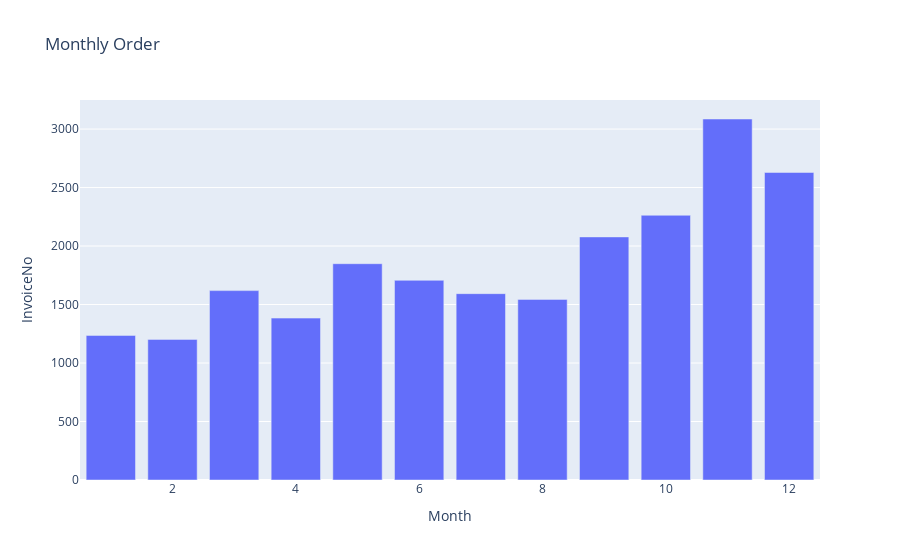

The notebook cell this image was saved under:
### Code cell
px.bar(data_frame=df_monthly_order,x='Month',y='InvoiceNo', title='Monthly Order' )

### Figure 1 — Plotly figure (JSON) as saved in the notebook; plotly's stock layout.template omitted (floating-point values rounded to 4 significant figures)
{"data": [{"alignmentgroup": "True", "hovertemplate": "Month=%{x}<br>InvoiceNo=%{y}<extra></extra>", "legendgroup": "", "marker": {"color": "#636efa", "pattern": {"shape": ""}}, "name": "", "offsetgroup": "", "orientation": "v", "showlegend": false, "textposition": "auto", "type": "bar", "x": [1, 2, 3, 4, 5, 6, 7, 8, 9, 10, 11, 12], "xaxis": "x", "y": [1236, 1202, 1619, 1384, 1849, 1707, 1593, 1544, 2078, 2263, 3086, 2629], "yaxis": "y"}], "layout": {"barmode": "relative", "legend": {"tracegroupgap": 0}, "title": {"text": "Monthly Order"}, "xaxis": {"anchor": "y", "domain": [0, 1], "title": {"text": "Month"}}, "yaxis": {"anchor": "x", "domain": [0, 1], "title": {"text": "InvoiceNo"}}}}
